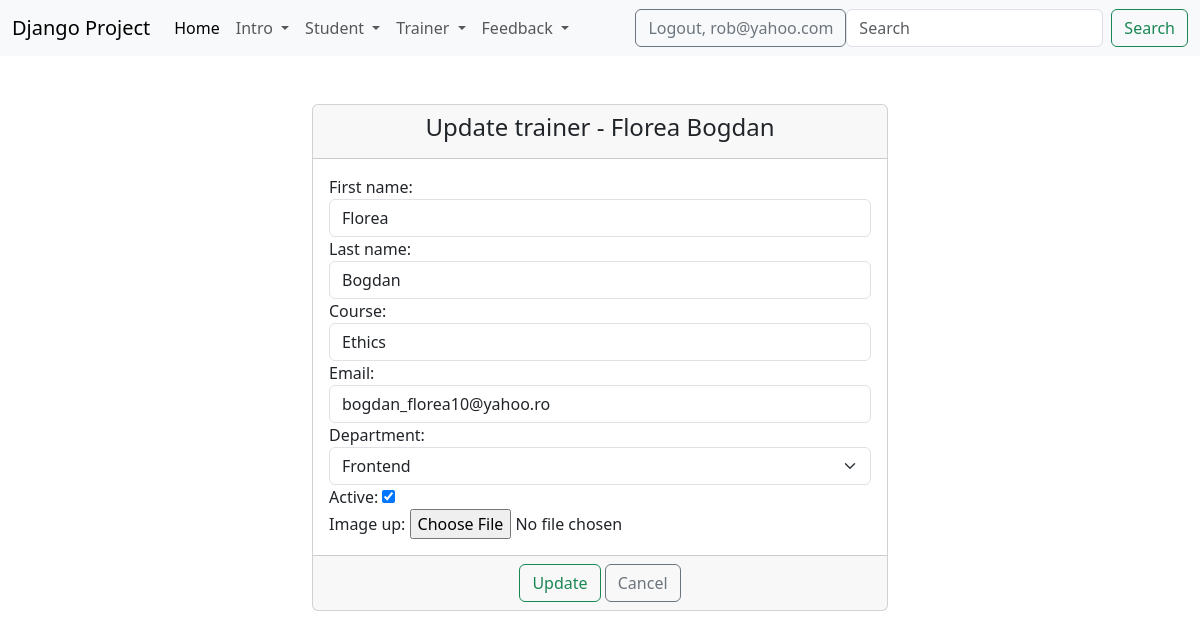
Screenshot of /update_trainer/1/ (signed in) with the database file from the repository.
### trainer/models.py (models this page shows, shortened)
class Trainer(models.Model):
    department_options = (
        ("frontend", "Frontend"),
        ("backend", "Backend"),
        ("network", "Network"),
    )
    first_name = models.CharField(max_length=20)
    last_name = models.CharField(max_length=20)
    course = models.CharField(max_length=40, blank=True, null=True)
    email = models.EmailField(max_length=40)
    department = models.CharField(max_length=32, choices=department_options)
    active = models.BooleanField(default=True)
    created_at = models.DateTimeField(auto_now_add=True)
    updated_at = models.DateTimeField(auto_now=True)
    image_up = models.ImageField(upload_to="trainers_images/", null=True)
    def __str__(self):
        return f"{self.first_name} {self.last_name}"

### trainer/views.py (the view)
# urls.py: path("update_trainer/<int:pk>/", views.TrainerUpdateView.as_view(), name="update-trainer"),
class TrainerUpdateView(LoginRequiredMixin, UpdateView):
    template_name = "trainer/update_trainer.html"
    model = Trainer
    form_class = TrainerUpdateForm
    success_url = reverse_lazy("list-of-trainers")

### trainer/forms.py
class TrainerUpdateForm(forms.ModelForm):
    class Meta:
        model = Trainer
        fields = "__all__"
        widgets = {
            "first_name": forms.TextInput(attrs={"class": "form-control", "placeholder": "Please enter your firs name"}),
            "last_name": forms.TextInput(attrs={"class": "form-control", "placeholder": "Please enter your last name"}),
            "course": forms.TextInput(attrs={"class": "form-control", "placeholder": "Please enter your course name"}),
            "email": forms.EmailInput(attrs={"class": "form-control", "placeholder": "Please enter your email"}),
            "department": forms.Select(attrs={"class": "form-select"}),
        }

### templates/trainer/update_trainer.html (shortened to what this page needs)
{% extends 'base.html' %}
{% block content %}
    <div class="container-fluid">
        <div class="row">
            <div class="col-md-6 offset-md-3">
                <br><br>
                <div class="card">
                    <div class="card-header">
                        <h4 class="text-center">Update trainer - {{ trainer }}</h4>
                    </div>
                    <form method="POST" enctype="multipart/form-data">
                        <div class="card-body">
                            {{ form }}
                        </div>
                        <div class="card-footer text-center">
                            <button type="submit" class="btn btn-outline-success">Update</button>
                            <a href="{% url 'list-of-trainers' %}" class="btn btn-outline-secondary">Cancel</a>
                        </div>
                    </form>
                </div>
            </div>
        </div>
    </div>
{% endblock %}

### templates/navbar.html (shortened to what this page needs)
<nav class="navbar navbar-expand-lg bg-body-tertiary">
    <div class="container-fluid">
        <a class="navbar-brand" href="#">Django Project</a>
        <div class="collapse navbar-collapse" id="navbarSupportedContent">
            <ul class="navbar-nav me-auto mb-2 mb-lg-0">
                <li class="nav-item">
                    <a class="nav-link active" aria-current="page" href="{% url "home-page" %}">Home</a>
                </li>
                {% if user.is_authenticated %}
                <li class="nav-item dropdown">
                    <a class="nav-link dropdown-toggle" href="#" role="button" data-bs-toggle="dropdown"
                       aria-expanded="false">
                       Intro
                    </a>
                </li>
                {% if perms.student.add_student or perms.student.view_list_of_students or perms.student.view_historystudent %}
                    <li class="nav-item dropdown">
                        <a class="nav-link dropdown-toggle" href="#" role="button" data-bs-toggle="dropdown"
                           aria-expanded="false">
                           Student
                        </a>
                    </li>
                {% endif %}
                <li class="nav-item dropdown">
                    <a class="nav-link dropdown-toggle" href="#" role="button" data-bs-toggle="dropdown"
                       aria-expanded="false">
                       Trainer
                    </a>
                </li>
                <li class="nav-item dropdown">
                    <a class="nav-link dropdown-toggle" href="#" role="button" data-bs-toggle="dropdown"
                        aria-expanded="false">
                        Feedback
                    </a>
                </li>
                {% endif %}
            </ul>
            {% if user.is_authenticated %}
                <form method="post" action="{% url 'logout' %}">
                     <button type="submit" class="btn btn-outline-secondary">Logout, {{ user.username }}</button>
                </form>
            {% else %}
                <div>
                    <a href="{% url "login" %}" class="btn btn-outline-success">Login</a>
                    <a href="{% url "sign-up" %}" class="btn btn-outline-secondary">Sign up</a>
                </div>
            {% endif %}
            <form class="d-flex" role="search">
                <input class="form-control me-2" type="search" placeholder="Search" aria-label="Search">
                <button class="btn btn-outline-success" type="submit">Search</button>
            </form>
        </div>
    </div>
</nav>

### rows the page displays
Trainer: first_name+last_name "Florea Bogdan", first_name "Florea", last_name "Bogdan", course "Ethics", email "bogdan_florea10@yahoo.ro", department "Frontend", active "☑"

### other values shown
{{ user.username }} "rob@yahoo.com"
